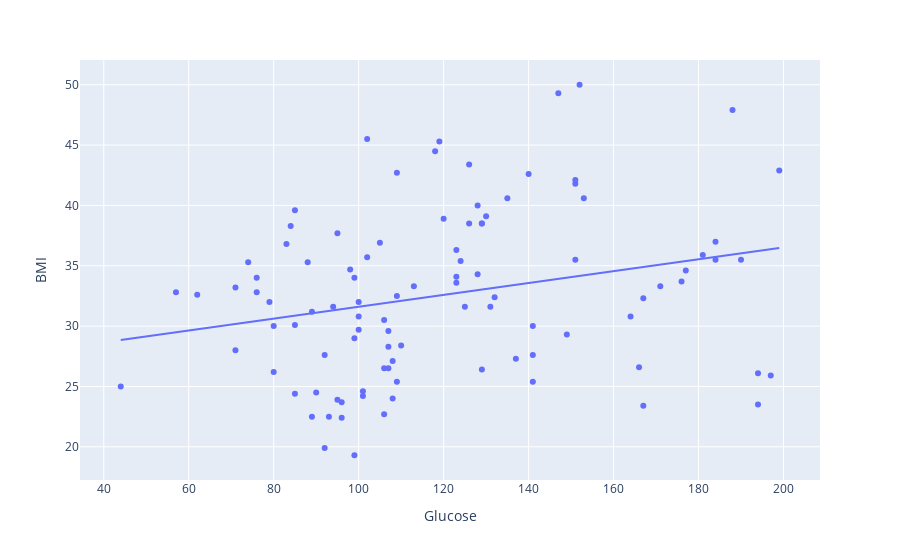

Source (notebook cell):
### Markdown cell above
Infelizmente seu modelo preditivo é horrível, mas por que?
Isto ocorre porque a regressão linear foi feita para prever o valor de variáveis contínuas (ou ao menos discretas):

### Code cell
fig = px.scatter(df, x="Glucose", y="BMI", trendline="ols")
fig.show()
